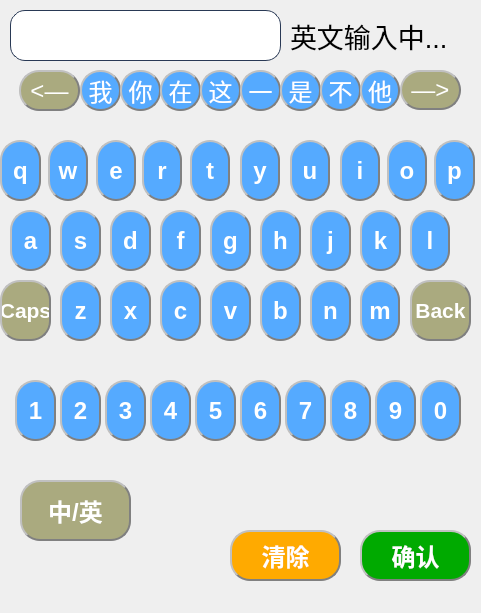
<?xml version="1.0" encoding="UTF-8"?>
<ui version="4.0">
 <class>KeyBoard</class>
 <widget class="QDialog" name="KeyBoard">
  <property name="geometry">
   <rect>
    <x>0</x>
    <y>0</y>
    <width>481</width>
    <height>613</height>
   </rect>
  </property>
  <property name="font">
   <font>
    <pointsize>16</pointsize>
    <weight>50</weight>
    <bold>false</bold>
   </font>
  </property>
  <property name="windowTitle">
   <string>输入中...</string>
  </property>
  <property name="styleSheet">
   <string notr="true">

QPushButton{
background-color:rgb(85, 170, 255);
color: white;
border-radius: 20px;
border: 2px groove gray;
border-style: outset;
}
QPushButton:hover{
background-color:white;
color: black;
}
QPushButton:pressed{
background-color:rgb(0, 0, 0);
color: white;
border-style: inset;
}

QLineEdit {
  border: 1px solid rgb(41, 57, 85);
    border-radius: 15px;  
    background: white;  
    selection-background-color: green; 
    font-size: 44px;
 lineedit-password-character: 42;
}
</string>
  </property>
  <widget class="QPushButton" name="pushButton_v">
   <property name="geometry">
    <rect>
     <x>210</x>
     <y>280</y>
     <width>41</width>
     <height>61</height>
    </rect>
   </property>
   <property name="font">
    <font>
     <pointsize>18</pointsize>
     <weight>75</weight>
     <bold>true</bold>
    </font>
   </property>
   <property name="focusPolicy">
    <enum>Qt::NoFocus</enum>
   </property>
   <property name="text">
    <string>v</string>
   </property>
  </widget>
  <widget class="QPushButton" name="pushButton_9">
   <property name="geometry">
    <rect>
     <x>375</x>
     <y>380</y>
     <width>41</width>
     <height>61</height>
    </rect>
   </property>
   <property name="font">
    <font>
     <pointsize>18</pointsize>
     <weight>75</weight>
     <bold>true</bold>
    </font>
   </property>
   <property name="focusPolicy">
    <enum>Qt::NoFocus</enum>
   </property>
   <property name="text">
    <string>9</string>
   </property>
  </widget>
  <widget class="QPushButton" name="pushButton_3">
   <property name="geometry">
    <rect>
     <x>105</x>
     <y>380</y>
     <width>41</width>
     <height>61</height>
    </rect>
   </property>
   <property name="font">
    <font>
     <pointsize>18</pointsize>
     <weight>75</weight>
     <bold>true</bold>
    </font>
   </property>
   <property name="focusPolicy">
    <enum>Qt::NoFocus</enum>
   </property>
   <property name="text">
    <string>3</string>
   </property>
  </widget>
  <widget class="QPushButton" name="pushButton_z">
   <property name="geometry">
    <rect>
     <x>60</x>
     <y>280</y>
     <width>41</width>
     <height>61</height>
    </rect>
   </property>
   <property name="font">
    <font>
     <pointsize>18</pointsize>
     <weight>75</weight>
     <bold>true</bold>
    </font>
   </property>
   <property name="focusPolicy">
    <enum>Qt::NoFocus</enum>
   </property>
   <property name="text">
    <string>z</string>
   </property>
  </widget>
  <widget class="QPushButton" name="pushButton_k">
   <property name="geometry">
    <rect>
     <x>360</x>
     <y>210</y>
     <width>41</width>
     <height>61</height>
    </rect>
   </property>
   <property name="font">
    <font>
     <pointsize>18</pointsize>
     <weight>75</weight>
     <bold>true</bold>
    </font>
   </property>
   <property name="focusPolicy">
    <enum>Qt::NoFocus</enum>
   </property>
   <property name="text">
    <string>k</string>
   </property>
  </widget>
  <widget class="QPushButton" name="pushButton_4">
   <property name="geometry">
    <rect>
     <x>150</x>
     <y>380</y>
     <width>41</width>
     <height>61</height>
    </rect>
   </property>
   <property name="font">
    <font>
     <pointsize>18</pointsize>
     <weight>75</weight>
     <bold>true</bold>
    </font>
   </property>
   <property name="focusPolicy">
    <enum>Qt::NoFocus</enum>
   </property>
   <property name="text">
    <string>4</string>
   </property>
  </widget>
  <widget class="QPushButton" name="pushButton_e">
   <property name="geometry">
    <rect>
     <x>96</x>
     <y>140</y>
     <width>40</width>
     <height>61</height>
    </rect>
   </property>
   <property name="font">
    <font>
     <pointsize>18</pointsize>
     <weight>75</weight>
     <bold>true</bold>
    </font>
   </property>
   <property name="focusPolicy">
    <enum>Qt::NoFocus</enum>
   </property>
   <property name="text">
    <string>e</string>
   </property>
  </widget>
  <widget class="QPushButton" name="pushButton_p">
   <property name="geometry">
    <rect>
     <x>434</x>
     <y>140</y>
     <width>41</width>
     <height>61</height>
    </rect>
   </property>
   <property name="font">
    <font>
     <pointsize>18</pointsize>
     <weight>75</weight>
     <bold>true</bold>
    </font>
   </property>
   <property name="focusPolicy">
    <enum>Qt::NoFocus</enum>
   </property>
   <property name="text">
    <string>p</string>
   </property>
  </widget>
  <widget class="QPushButton" name="pushButton_0">
   <property name="geometry">
    <rect>
     <x>420</x>
     <y>380</y>
     <width>41</width>
     <height>61</height>
    </rect>
   </property>
   <property name="font">
    <font>
     <pointsize>18</pointsize>
     <weight>75</weight>
     <bold>true</bold>
    </font>
   </property>
   <property name="focusPolicy">
    <enum>Qt::NoFocus</enum>
   </property>
   <property name="text">
    <string>0</string>
   </property>
  </widget>
  <widget class="QPushButton" name="pushButton_s">
   <property name="geometry">
    <rect>
     <x>60</x>
     <y>210</y>
     <width>41</width>
     <height>61</height>
    </rect>
   </property>
   <property name="font">
    <font>
     <pointsize>18</pointsize>
     <weight>75</weight>
     <bold>true</bold>
    </font>
   </property>
   <property name="focusPolicy">
    <enum>Qt::NoFocus</enum>
   </property>
   <property name="text">
    <string>s</string>
   </property>
  </widget>
  <widget class="QPushButton" name="pushButton_5">
   <property name="geometry">
    <rect>
     <x>195</x>
     <y>380</y>
     <width>41</width>
     <height>61</height>
    </rect>
   </property>
   <property name="font">
    <font>
     <pointsize>18</pointsize>
     <weight>75</weight>
     <bold>true</bold>
    </font>
   </property>
   <property name="focusPolicy">
    <enum>Qt::NoFocus</enum>
   </property>
   <property name="text">
    <string>5</string>
   </property>
  </widget>
  <widget class="QPushButton" name="pushButton_m">
   <property name="geometry">
    <rect>
     <x>360</x>
     <y>280</y>
     <width>40</width>
     <height>61</height>
    </rect>
   </property>
   <property name="font">
    <font>
     <pointsize>18</pointsize>
     <weight>75</weight>
     <bold>true</bold>
    </font>
   </property>
   <property name="focusPolicy">
    <enum>Qt::NoFocus</enum>
   </property>
   <property name="text">
    <string>m</string>
   </property>
  </widget>
  <widget class="QPushButton" name="pushButton_l">
   <property name="geometry">
    <rect>
     <x>410</x>
     <y>210</y>
     <width>40</width>
     <height>61</height>
    </rect>
   </property>
   <property name="font">
    <font>
     <pointsize>18</pointsize>
     <weight>75</weight>
     <bold>true</bold>
    </font>
   </property>
   <property name="focusPolicy">
    <enum>Qt::NoFocus</enum>
   </property>
   <property name="text">
    <string>l</string>
   </property>
  </widget>
  <widget class="QPushButton" name="pushButton_j">
   <property name="geometry">
    <rect>
     <x>310</x>
     <y>210</y>
     <width>41</width>
     <height>61</height>
    </rect>
   </property>
   <property name="font">
    <font>
     <pointsize>18</pointsize>
     <weight>75</weight>
     <bold>true</bold>
    </font>
   </property>
   <property name="focusPolicy">
    <enum>Qt::NoFocus</enum>
   </property>
   <property name="text">
    <string>j</string>
   </property>
  </widget>
  <widget class="QPushButton" name="pushButton_a">
   <property name="geometry">
    <rect>
     <x>10</x>
     <y>210</y>
     <width>41</width>
     <height>61</height>
    </rect>
   </property>
   <property name="font">
    <font>
     <pointsize>18</pointsize>
     <weight>75</weight>
     <bold>true</bold>
    </font>
   </property>
   <property name="focusPolicy">
    <enum>Qt::NoFocus</enum>
   </property>
   <property name="text">
    <string>a</string>
   </property>
  </widget>
  <widget class="QPushButton" name="pushButton_1">
   <property name="geometry">
    <rect>
     <x>15</x>
     <y>380</y>
     <width>41</width>
     <height>61</height>
    </rect>
   </property>
   <property name="font">
    <font>
     <pointsize>18</pointsize>
     <weight>75</weight>
     <bold>true</bold>
    </font>
   </property>
   <property name="focusPolicy">
    <enum>Qt::NoFocus</enum>
   </property>
   <property name="text">
    <string>1</string>
   </property>
  </widget>
  <widget class="QPushButton" name="pushButton_c">
   <property name="geometry">
    <rect>
     <x>160</x>
     <y>280</y>
     <width>41</width>
     <height>61</height>
    </rect>
   </property>
   <property name="font">
    <font>
     <pointsize>18</pointsize>
     <weight>75</weight>
     <bold>true</bold>
    </font>
   </property>
   <property name="focusPolicy">
    <enum>Qt::NoFocus</enum>
   </property>
   <property name="text">
    <string>c</string>
   </property>
  </widget>
  <widget class="QPushButton" name="pushButton_i">
   <property name="geometry">
    <rect>
     <x>340</x>
     <y>140</y>
     <width>40</width>
     <height>61</height>
    </rect>
   </property>
   <property name="font">
    <font>
     <pointsize>18</pointsize>
     <weight>75</weight>
     <bold>true</bold>
    </font>
   </property>
   <property name="focusPolicy">
    <enum>Qt::NoFocus</enum>
   </property>
   <property name="text">
    <string>i</string>
   </property>
  </widget>
  <widget class="QPushButton" name="pushButton_o">
   <property name="geometry">
    <rect>
     <x>387</x>
     <y>140</y>
     <width>40</width>
     <height>61</height>
    </rect>
   </property>
   <property name="font">
    <font>
     <pointsize>18</pointsize>
     <weight>75</weight>
     <bold>true</bold>
    </font>
   </property>
   <property name="focusPolicy">
    <enum>Qt::NoFocus</enum>
   </property>
   <property name="text">
    <string>o</string>
   </property>
  </widget>
  <widget class="QPushButton" name="pushButton_t">
   <property name="geometry">
    <rect>
     <x>190</x>
     <y>140</y>
     <width>40</width>
     <height>61</height>
    </rect>
   </property>
   <property name="font">
    <font>
     <pointsize>18</pointsize>
     <weight>75</weight>
     <bold>true</bold>
    </font>
   </property>
   <property name="focusPolicy">
    <enum>Qt::NoFocus</enum>
   </property>
   <property name="text">
    <string>t</string>
   </property>
  </widget>
  <widget class="QLineEdit" name="lineEdit_keyboard">
   <property name="enabled">
    <bool>false</bool>
   </property>
   <property name="geometry">
    <rect>
     <x>10</x>
     <y>10</y>
     <width>271</width>
     <height>51</height>
    </rect>
   </property>
   <property name="font">
    <font>
     <pointsize>-1</pointsize>
    </font>
   </property>
   <property name="focusPolicy">
    <enum>Qt::NoFocus</enum>
   </property>
   <property name="contextMenuPolicy">
    <enum>Qt::DefaultContextMenu</enum>
   </property>
   <property name="maxLength">
    <number>32772</number>
   </property>
  </widget>
  <widget class="QPushButton" name="pushButton_g">
   <property name="geometry">
    <rect>
     <x>210</x>
     <y>210</y>
     <width>41</width>
     <height>61</height>
    </rect>
   </property>
   <property name="font">
    <font>
     <pointsize>18</pointsize>
     <weight>75</weight>
     <bold>true</bold>
    </font>
   </property>
   <property name="focusPolicy">
    <enum>Qt::NoFocus</enum>
   </property>
   <property name="text">
    <string>g</string>
   </property>
  </widget>
  <widget class="QPushButton" name="pushButton_2">
   <property name="geometry">
    <rect>
     <x>60</x>
     <y>380</y>
     <width>41</width>
     <height>61</height>
    </rect>
   </property>
   <property name="font">
    <font>
     <pointsize>18</pointsize>
     <weight>75</weight>
     <bold>true</bold>
    </font>
   </property>
   <property name="focusPolicy">
    <enum>Qt::NoFocus</enum>
   </property>
   <property name="text">
    <string>2</string>
   </property>
  </widget>
  <widget class="QPushButton" name="pushButton_x">
   <property name="geometry">
    <rect>
     <x>110</x>
     <y>280</y>
     <width>41</width>
     <height>61</height>
    </rect>
   </property>
   <property name="font">
    <font>
     <pointsize>18</pointsize>
     <weight>75</weight>
     <bold>true</bold>
    </font>
   </property>
   <property name="focusPolicy">
    <enum>Qt::NoFocus</enum>
   </property>
   <property name="text">
    <string>x</string>
   </property>
  </widget>
  <widget class="QPushButton" name="pushButton_h">
   <property name="geometry">
    <rect>
     <x>260</x>
     <y>210</y>
     <width>41</width>
     <height>61</height>
    </rect>
   </property>
   <property name="font">
    <font>
     <pointsize>18</pointsize>
     <weight>75</weight>
     <bold>true</bold>
    </font>
   </property>
   <property name="focusPolicy">
    <enum>Qt::NoFocus</enum>
   </property>
   <property name="text">
    <string>h</string>
   </property>
  </widget>
  <widget class="QPushButton" name="pushButton_u">
   <property name="geometry">
    <rect>
     <x>290</x>
     <y>140</y>
     <width>40</width>
     <height>61</height>
    </rect>
   </property>
   <property name="font">
    <font>
     <pointsize>18</pointsize>
     <weight>75</weight>
     <bold>true</bold>
    </font>
   </property>
   <property name="focusPolicy">
    <enum>Qt::NoFocus</enum>
   </property>
   <property name="text">
    <string>u</string>
   </property>
  </widget>
  <widget class="QPushButton" name="pushButton_y">
   <property name="geometry">
    <rect>
     <x>240</x>
     <y>140</y>
     <width>40</width>
     <height>61</height>
    </rect>
   </property>
   <property name="font">
    <font>
     <pointsize>18</pointsize>
     <weight>75</weight>
     <bold>true</bold>
    </font>
   </property>
   <property name="focusPolicy">
    <enum>Qt::NoFocus</enum>
   </property>
   <property name="text">
    <string>y</string>
   </property>
  </widget>
  <widget class="QPushButton" name="pushButton_b">
   <property name="geometry">
    <rect>
     <x>260</x>
     <y>280</y>
     <width>41</width>
     <height>61</height>
    </rect>
   </property>
   <property name="font">
    <font>
     <pointsize>18</pointsize>
     <weight>75</weight>
     <bold>true</bold>
    </font>
   </property>
   <property name="focusPolicy">
    <enum>Qt::NoFocus</enum>
   </property>
   <property name="text">
    <string>b</string>
   </property>
  </widget>
  <widget class="QPushButton" name="pushButton_d">
   <property name="geometry">
    <rect>
     <x>110</x>
     <y>210</y>
     <width>41</width>
     <height>61</height>
    </rect>
   </property>
   <property name="font">
    <font>
     <pointsize>18</pointsize>
     <weight>75</weight>
     <bold>true</bold>
    </font>
   </property>
   <property name="focusPolicy">
    <enum>Qt::NoFocus</enum>
   </property>
   <property name="text">
    <string>d</string>
   </property>
  </widget>
  <widget class="QPushButton" name="pushButton_q">
   <property name="geometry">
    <rect>
     <x>0</x>
     <y>140</y>
     <width>41</width>
     <height>61</height>
    </rect>
   </property>
   <property name="font">
    <font>
     <pointsize>18</pointsize>
     <weight>75</weight>
     <bold>true</bold>
    </font>
   </property>
   <property name="focusPolicy">
    <enum>Qt::NoFocus</enum>
   </property>
   <property name="text">
    <string>q</string>
   </property>
  </widget>
  <widget class="QPushButton" name="pushButton_7">
   <property name="geometry">
    <rect>
     <x>285</x>
     <y>380</y>
     <width>41</width>
     <height>61</height>
    </rect>
   </property>
   <property name="font">
    <font>
     <pointsize>18</pointsize>
     <weight>75</weight>
     <bold>true</bold>
    </font>
   </property>
   <property name="focusPolicy">
    <enum>Qt::NoFocus</enum>
   </property>
   <property name="text">
    <string>7</string>
   </property>
  </widget>
  <widget class="QPushButton" name="pushButton_back">
   <property name="geometry">
    <rect>
     <x>410</x>
     <y>280</y>
     <width>61</width>
     <height>61</height>
    </rect>
   </property>
   <property name="font">
    <font>
     <pointsize>16</pointsize>
     <weight>75</weight>
     <bold>true</bold>
    </font>
   </property>
   <property name="focusPolicy">
    <enum>Qt::NoFocus</enum>
   </property>
   <property name="styleSheet">
    <string notr="true">background-color: rgb(170, 170, 127);</string>
   </property>
   <property name="text">
    <string>Back</string>
   </property>
  </widget>
  <widget class="QPushButton" name="pushButton_f">
   <property name="geometry">
    <rect>
     <x>160</x>
     <y>210</y>
     <width>41</width>
     <height>61</height>
    </rect>
   </property>
   <property name="font">
    <font>
     <pointsize>18</pointsize>
     <weight>75</weight>
     <bold>true</bold>
    </font>
   </property>
   <property name="focusPolicy">
    <enum>Qt::NoFocus</enum>
   </property>
   <property name="text">
    <string>f</string>
   </property>
  </widget>
  <widget class="QPushButton" name="pushButton_w">
   <property name="geometry">
    <rect>
     <x>48</x>
     <y>140</y>
     <width>40</width>
     <height>61</height>
    </rect>
   </property>
   <property name="font">
    <font>
     <pointsize>18</pointsize>
     <weight>75</weight>
     <bold>true</bold>
    </font>
   </property>
   <property name="focusPolicy">
    <enum>Qt::NoFocus</enum>
   </property>
   <property name="text">
    <string>w</string>
   </property>
  </widget>
  <widget class="QPushButton" name="pushButton_clear">
   <property name="geometry">
    <rect>
     <x>230</x>
     <y>530</y>
     <width>111</width>
     <height>51</height>
    </rect>
   </property>
   <property name="font">
    <font>
     <pointsize>18</pointsize>
     <weight>75</weight>
     <bold>true</bold>
    </font>
   </property>
   <property name="focusPolicy">
    <enum>Qt::NoFocus</enum>
   </property>
   <property name="styleSheet">
    <string notr="true">background-color: rgb(255, 170, 0);</string>
   </property>
   <property name="text">
    <string>清除</string>
   </property>
  </widget>
  <widget class="QPushButton" name="pushButton_n">
   <property name="geometry">
    <rect>
     <x>310</x>
     <y>280</y>
     <width>41</width>
     <height>61</height>
    </rect>
   </property>
   <property name="font">
    <font>
     <pointsize>18</pointsize>
     <weight>75</weight>
     <bold>true</bold>
    </font>
   </property>
   <property name="focusPolicy">
    <enum>Qt::NoFocus</enum>
   </property>
   <property name="text">
    <string>n</string>
   </property>
  </widget>
  <widget class="QPushButton" name="pushButton_8">
   <property name="geometry">
    <rect>
     <x>330</x>
     <y>380</y>
     <width>41</width>
     <height>61</height>
    </rect>
   </property>
   <property name="font">
    <font>
     <pointsize>18</pointsize>
     <weight>75</weight>
     <bold>true</bold>
    </font>
   </property>
   <property name="focusPolicy">
    <enum>Qt::NoFocus</enum>
   </property>
   <property name="text">
    <string>8</string>
   </property>
  </widget>
  <widget class="QPushButton" name="pushButton_6">
   <property name="geometry">
    <rect>
     <x>240</x>
     <y>380</y>
     <width>41</width>
     <height>61</height>
    </rect>
   </property>
   <property name="font">
    <font>
     <pointsize>18</pointsize>
     <weight>75</weight>
     <bold>true</bold>
    </font>
   </property>
   <property name="focusPolicy">
    <enum>Qt::NoFocus</enum>
   </property>
   <property name="text">
    <string>6</string>
   </property>
  </widget>
  <widget class="QPushButton" name="pushButton_r">
   <property name="geometry">
    <rect>
     <x>142</x>
     <y>140</y>
     <width>40</width>
     <height>61</height>
    </rect>
   </property>
   <property name="font">
    <font>
     <pointsize>18</pointsize>
     <weight>75</weight>
     <bold>true</bold>
    </font>
   </property>
   <property name="focusPolicy">
    <enum>Qt::NoFocus</enum>
   </property>
   <property name="text">
    <string>r</string>
   </property>
  </widget>
  <widget class="QPushButton" name="pushButton_yes">
   <property name="geometry">
    <rect>
     <x>360</x>
     <y>530</y>
     <width>111</width>
     <height>51</height>
    </rect>
   </property>
   <property name="font">
    <font>
     <pointsize>18</pointsize>
     <weight>75</weight>
     <bold>true</bold>
    </font>
   </property>
   <property name="focusPolicy">
    <enum>Qt::NoFocus</enum>
   </property>
   <property name="styleSheet">
    <string notr="true">background-color: rgb(0, 170, 0);</string>
   </property>
   <property name="text">
    <string>确认</string>
   </property>
  </widget>
  <widget class="QPushButton" name="pushButton_caps">
   <property name="geometry">
    <rect>
     <x>0</x>
     <y>280</y>
     <width>51</width>
     <height>61</height>
    </rect>
   </property>
   <property name="font">
    <font>
     <pointsize>16</pointsize>
     <weight>75</weight>
     <bold>true</bold>
    </font>
   </property>
   <property name="focusPolicy">
    <enum>Qt::NoFocus</enum>
   </property>
   <property name="styleSheet">
    <string notr="true">background-color: rgb(170, 170, 127);</string>
   </property>
   <property name="text">
    <string>Caps</string>
   </property>
  </widget>
  <widget class="QPushButton" name="pushBtn_CH_ENG">
   <property name="geometry">
    <rect>
     <x>20</x>
     <y>480</y>
     <width>111</width>
     <height>61</height>
    </rect>
   </property>
   <property name="font">
    <font>
     <pointsize>18</pointsize>
     <weight>75</weight>
     <bold>true</bold>
    </font>
   </property>
   <property name="focusPolicy">
    <enum>Qt::NoFocus</enum>
   </property>
   <property name="styleSheet">
    <string notr="true">background-color: rgb(170, 170, 127);</string>
   </property>
   <property name="text">
    <string>中/英</string>
   </property>
  </widget>
  <widget class="QPushButton" name="pushBtn_CH1">
   <property name="geometry">
    <rect>
     <x>80</x>
     <y>70</y>
     <width>41</width>
     <height>41</height>
    </rect>
   </property>
   <property name="font">
    <font>
     <pointsize>18</pointsize>
    </font>
   </property>
   <property name="focusPolicy">
    <enum>Qt::NoFocus</enum>
   </property>
   <property name="text">
    <string>我</string>
   </property>
  </widget>
  <widget class="QPushButton" name="pushBtn_CH2">
   <property name="geometry">
    <rect>
     <x>120</x>
     <y>70</y>
     <width>41</width>
     <height>41</height>
    </rect>
   </property>
   <property name="font">
    <font>
     <pointsize>18</pointsize>
    </font>
   </property>
   <property name="focusPolicy">
    <enum>Qt::NoFocus</enum>
   </property>
   <property name="text">
    <string>你</string>
   </property>
  </widget>
  <widget class="QPushButton" name="pushBtn_CH3">
   <property name="geometry">
    <rect>
     <x>160</x>
     <y>70</y>
     <width>41</width>
     <height>41</height>
    </rect>
   </property>
   <property name="font">
    <font>
     <pointsize>18</pointsize>
    </font>
   </property>
   <property name="focusPolicy">
    <enum>Qt::NoFocus</enum>
   </property>
   <property name="text">
    <string>在</string>
   </property>
  </widget>
  <widget class="QPushButton" name="pushBtn_CH4">
   <property name="geometry">
    <rect>
     <x>200</x>
     <y>70</y>
     <width>41</width>
     <height>41</height>
    </rect>
   </property>
   <property name="font">
    <font>
     <pointsize>18</pointsize>
    </font>
   </property>
   <property name="focusPolicy">
    <enum>Qt::NoFocus</enum>
   </property>
   <property name="text">
    <string>这</string>
   </property>
  </widget>
  <widget class="QPushButton" name="pushBtn_CH5">
   <property name="geometry">
    <rect>
     <x>240</x>
     <y>70</y>
     <width>41</width>
     <height>41</height>
    </rect>
   </property>
   <property name="font">
    <font>
     <pointsize>18</pointsize>
    </font>
   </property>
   <property name="focusPolicy">
    <enum>Qt::NoFocus</enum>
   </property>
   <property name="text">
    <string>一</string>
   </property>
  </widget>
  <widget class="QPushButton" name="pushBtn_CH6">
   <property name="geometry">
    <rect>
     <x>280</x>
     <y>70</y>
     <width>41</width>
     <height>41</height>
    </rect>
   </property>
   <property name="font">
    <font>
     <pointsize>18</pointsize>
    </font>
   </property>
   <property name="focusPolicy">
    <enum>Qt::NoFocus</enum>
   </property>
   <property name="text">
    <string>是</string>
   </property>
  </widget>
  <widget class="QPushButton" name="pushBtn_CH7">
   <property name="geometry">
    <rect>
     <x>320</x>
     <y>70</y>
     <width>41</width>
     <height>41</height>
    </rect>
   </property>
   <property name="font">
    <font>
     <pointsize>18</pointsize>
    </font>
   </property>
   <property name="focusPolicy">
    <enum>Qt::NoFocus</enum>
   </property>
   <property name="text">
    <string>不</string>
   </property>
  </widget>
  <widget class="QPushButton" name="pushBtn_CH8">
   <property name="geometry">
    <rect>
     <x>360</x>
     <y>70</y>
     <width>40</width>
     <height>41</height>
    </rect>
   </property>
   <property name="font">
    <font>
     <pointsize>18</pointsize>
    </font>
   </property>
   <property name="focusPolicy">
    <enum>Qt::NoFocus</enum>
   </property>
   <property name="text">
    <string>他</string>
   </property>
  </widget>
  <widget class="QPushButton" name="pushBtn_pageup">
   <property name="geometry">
    <rect>
     <x>19</x>
     <y>70</y>
     <width>61</width>
     <height>41</height>
    </rect>
   </property>
   <property name="font">
    <font>
     <pointsize>18</pointsize>
    </font>
   </property>
   <property name="focusPolicy">
    <enum>Qt::NoFocus</enum>
   </property>
   <property name="styleSheet">
    <string notr="true">background-color: rgb(170, 170, 127);</string>
   </property>
   <property name="text">
    <string>&lt;—</string>
   </property>
  </widget>
  <widget class="QPushButton" name="pushBtn_pagedown">
   <property name="geometry">
    <rect>
     <x>400</x>
     <y>70</y>
     <width>61</width>
     <height>40</height>
    </rect>
   </property>
   <property name="font">
    <font>
     <pointsize>18</pointsize>
    </font>
   </property>
   <property name="focusPolicy">
    <enum>Qt::NoFocus</enum>
   </property>
   <property name="styleSheet">
    <string notr="true">background-color: rgb(170, 170, 127);</string>
   </property>
   <property name="text">
    <string>—&gt;</string>
   </property>
  </widget>
  <widget class="QLabel" name="label_tips">
   <property name="geometry">
    <rect>
     <x>290</x>
     <y>10</y>
     <width>181</width>
     <height>51</height>
    </rect>
   </property>
   <property name="font">
    <font>
     <pointsize>20</pointsize>
    </font>
   </property>
   <property name="text">
    <string>英文输入中...</string>
   </property>
  </widget>
 </widget>
 <resources/>
 <connections/>
</ui>
